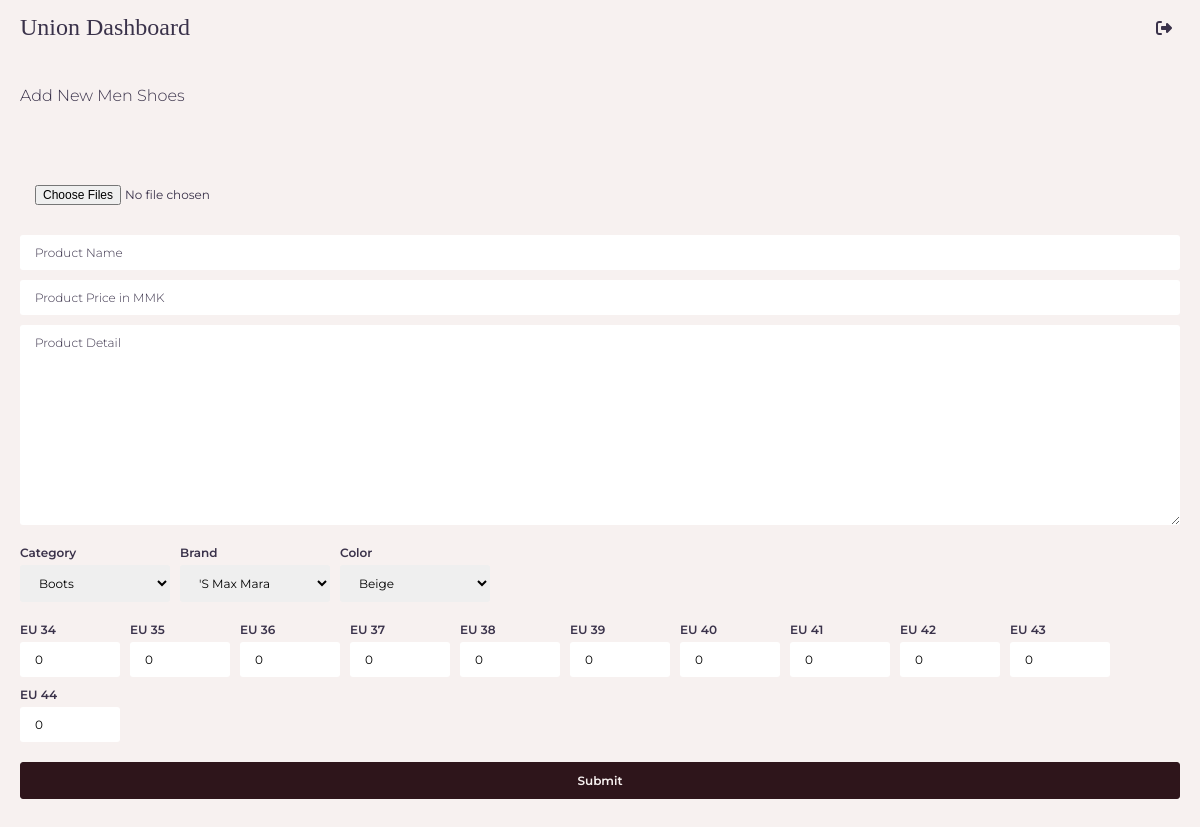
The page /dist/admin/new-stock.php?gender=1&topic=2 (signed in) on the database its author committed.
### tables this page shows
CREATE TABLE `genders` (
  `id` int(11) NOT NULL,
  `name` varchar(255) NOT NULL,
  `created_at` datetime NOT NULL,
  `updated_at` datetime DEFAULT NULL
);

CREATE TABLE `topics` (
  `id` int(11) NOT NULL,
  `name` varchar(255) NOT NULL,
  `created_at` datetime NOT NULL,
  `updated_at` datetime DEFAULT NULL
);

CREATE TABLE `sizes` (
  `id` int(11) NOT NULL,
  `name` varchar(255) NOT NULL,
  `topic_id` int(11) NOT NULL,
  `created_at` datetime NOT NULL,
  `updated_at` datetime DEFAULT NULL
);

### dist/_classes/Libs/Database/MySQL.php (called while the page is built, shortened)
<?php
class MySQL
{
	public function connect()
	{
		try {
			$this->db = new PDO(
				"mysql:host=$this->dbhost;dbname=$this->dbname",
				$this->dbuser,
				$this->dbpass,
				[
					PDO::ATTR_ERRMODE => PDO::ERRMODE_EXCEPTION,
					PDO::ATTR_DEFAULT_FETCH_MODE => PDO::FETCH_OBJ,
				]
			);
			return $this->db;
		} catch (PDOException $e) {
			return $e->getMessage();
		}
	}
}

### dist/_classes/Libs/Database/Stocks.php (called while the page is built, shortened)
<?php
class Stocks
{
    private $db = null;
    public function __construct(MySQL $db)
    {
        $this->db = $db->connect();
    }
    public function getGender($gender_id)
    {
        $statement = $this->db->prepare("
            SELECT name FROM genders WHERE id = :gender_id;
        ");
        $statement->execute([':gender_id' => $gender_id]);
        $name = $statement->fetch()->name;
        return $name ?? false;
    }
    public function getTopic($topic_id)
    {
        $statement = $this->db->prepare("
            SELECT name FROM topics WHERE id= :topic_id;
        ");
        $statement->execute([':topic_id' => $topic_id]);
        $name = $statement->fetch()->name;
        return $name ?? false;
    }
    public function getCategoryByGenderAndTopic($gender_id, $topic_id)
    {
        $statement = $this->db->prepare("
        SELECT id, name FROM categories WHERE gender_id = :gender_id AND topic_id = :topic_id ORDER BY name;
        ");
        $statement->execute([':gender_id' => $gender_id, ':topic_id' => $topic_id]);
        return $statement->fetchAll();
    }
    public function getBrandAll()
    {
        $statement = $this->db->query("
            SELECT id, name, image FROM brands ORDER BY name;
        ");
        return $statement->fetchAll();
    }
    public function getColorAll()
    {
        $statement = $this->db->query("
            SELECT id, name, value FROM colors ORDER BY name;
        ");
        return $statement->fetchAll();
    }
    public function getSizeAll($topic_id)
    {
        $statement = $this->db->prepare("
            SELECT id, name FROM sizes WHERE topic_id = :topic_id;
        ");
        $statement->execute([':topic_id' => $topic_id]);
        return $statement->fetchAll();
    }
}

### dist/admin/new-stock.php (the view, shortened to what this page needs)
<?php
if (isset($_GET['gender']) && isset($_GET['topic'])) {
    $gender_id = $_GET['gender'];
    $topic_id = $_GET['topic'];
    $data = new Stocks(new MySQL());
    $gender = $data->getGender($gender_id);
    $topic = $data->getTopic($topic_id);
    $categories = $data->getCategoryByGenderAndTopic($gender_id, $topic_id);
    $colors = $data->getColorAll();
    $brands = $data->getBrandAll();
    $sizes = $data->getSizeAll($topic_id);
} else {
    HTTP::redirect("/admin/home.php", "query_error=1");
}
?>
<!DOCTYPE html>
<html lang="en">
<head>
    <link rel="stylesheet" href="https://cdnjs.cloudflare.com/ajax/libs/font-awesome/6.5.1/css/all.min.css"
 />
    <link rel="stylesheet" href="../assets/css/main.css">
</head>
<body>
    <header>
        <h1><a href="home.php">Union Dashboard</a></h1>
        <a href="../_actions/_admin/logout.php"><i class="fa-solid fa-right-from-bracket"></i></a>
    </header>
    <main>
        <section class="container stock-head">
            <div class="head">
                <h2>Add New <?= $gender . " " . $topic ?></h2>
            </div>
        </section>
        <section class="container stock-form">
            <form action="../_actions/_admin/add-stock.php" method="post" enctype="multipart/form-data">
                <div class="img-holder">
                    <input type="file" name="images[]" multiple required>
                </div>
                <div class="inputs">
                    <input type="text" name="name" placeholder="Product Name" required>
                    <input type="number" step="0.01" min="10" name="price" placeholder="Product Price in MMK" required>
                    <textarea name="detail" placeholder="Product Detail" required></textarea>
                </div>
                <div class="selects">
                    <div class="select">
                        <label for="category">Category</label>
                        <select name="category_id" id="category" required>
                            <?php foreach ($categories as $category) : ?>
                            <option value="<?= $category->id ?>">
                                <?= $category->name ?>
                            </option>
                            <?php endforeach; ?>
                        </select>
                    </div>
                    <div class="select">
                        <label for="brand">Brand</label>
                        <select name="brand_id" id="brand">
                            <?php foreach ($brands as $brand) : ?>
                            <option value="<?= $brand->id ?>">
                                <?= $brand->name ?>
                            </option>
                            <?php endforeach; ?>
                        </select>
                    </div>
                    <div class="select">
                        <label for="color">Color</label>
                        <select name="color_id" id="color">
                            <?php foreach ($colors as $color) : ?>
                            <option value="<?= $color->id ?>">
                                <?= $color->name ?>
                            </option>
                            <?php endforeach; ?>
                        </select>
                    </div>
                </div>
                <div class="sizes">
                    <?php foreach ($sizes as $size) : ?>
                    <div>
                        <label for="<?= $size->name ?>"><?= $size->name ?></label>
                        <input type="number" id="<?= $size->name ?>" name="<?= $size->id ?>" class="stockNo" min=0
                            value=0 required>
                    </div>
                    <?php endforeach; ?>
                </div>
                <input class="btn btn-primary" type="submit">
            </form>
        </section>
    </main>
</body>
</html>

### rows shown on the page
genders: name "Men"
topics: name "Shoes"
sizes: name "EU 34"
sizes: name "EU 35"
sizes: name "EU 36"
sizes: name "EU 37"
sizes: name "EU 38"
sizes: name "EU 39"
sizes: name "EU 40"
sizes: name "EU 41"
sizes: name "EU 42"
sizes: name "EU 43"
sizes: name "EU 44"

### other values the page prints
form field category_id "Boots"
form field brand_id "'S Max Mara"
form field color_id "Beige"
